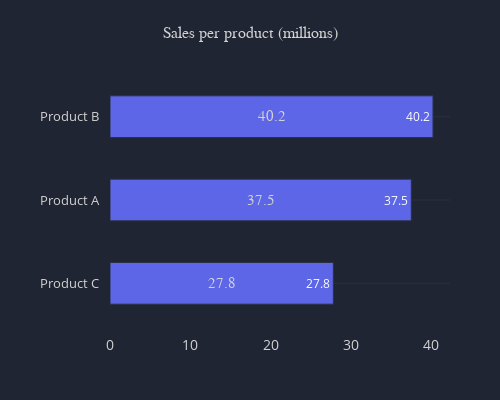

The notebook cell this image was saved under:
### Markdown cell above
## Simple Horizontal Bar Chart

### Code cell
# create data
x = ['Product A', 'Product B', 'Product C']
y = [37.5, 40.2, 27.8]
data = pd.DataFrame(data=y, index=x, columns=['Products'])

# create chart
color_palette = chart.palette(palette='colorful')

layout = chart.layout(color_palette=color_palette, width=500, height=400,
                     title='Sales per product (millions)', 
                      title_size=16, xaxis_ticksize=14)

annot = chart.add_bar_values(data, orientation='h')

chart.bar(data, layout=layout, orientation='h', sort_by='Products', ascending=True,
            annotations=annot)

### Figure 1 — Plotly figure (JSON) as saved in the notebook; plotly's stock layout.template omitted (floating-point values rounded to 4 significant figures)
{"data": [{"marker": {"line": {"color": "#2C3347", "width": 1}, "opacity": 0.9}, "name": "Products", "orientation": "h", "text": [27.8, 37.5, 40.2], "type": "bar", "width": 0.5, "x": [27.8, 37.5, 40.2], "y": ["Product C", "Product A", "Product B"]}], "layout": {"annotations": [{"font": {"color": "lightgrey", "family": "sans-serif", "size": 15}, "showarrow": false, "text": "37.5", "x": 18.75, "xref": "x", "y": "Product A", "yref": "y"}, {"font": {"color": "lightgrey", "family": "sans-serif", "size": 15}, "showarrow": false, "text": "40.2", "x": 20.1, "xref": "x", "y": "Product B", "yref": "y"}, {"font": {"color": "lightgrey", "family": "sans-serif", "size": 15}, "showarrow": false, "text": "27.8", "x": 13.9, "xref": "x", "y": "Product C", "yref": "y"}], "autosize": false, "height": 400, "legend": {"bordercolor": "#202534", "borderwidth": 0, "font": {"color": "lightgrey", "family": "sans-serif", "size": 12}, "orientation": "v", "traceorder": "normal", "x": 1.02, "xanchor": "left", "y": 1, "yanchor": "middle"}, "margin": {"b": 75, "l": 75, "pad": 10, "r": 50, "t": 75}, "paper_bgcolor": "#202534", "plot_bgcolor": "#202534", "title": {"font": {"color": "lightgrey", "family": "sans-serif", "size": 16}, "text": "Sales per product (millions)", "x": 0.5}, "width": 500, "xaxis": {"autorange": true, "color": "lightgrey", "dtick": 1, "gridcolor": "#343846", "gridwidth": 0.5, "showgrid": false, "showline": false, "showticklabels": true, "tickfont": {"color": "lightgrey", "size": 14}, "tickformat": "", "tickmode": "auto", "title": {"font": {"color": "lightgrey", "family": "sans-serif", "size": 18}, "text": ""}, "type": "-", "zeroline": false, "zerolinecolor": "grey"}, "yaxis": {"autorange": true, "color": "lightgrey", "dtick": 1, "gridcolor": "#343846", "gridwidth": 0.5, "showgrid": true, "showline": false, "showticklabels": true, "tickfont": {"color": "lightgrey", "size": 13}, "tickformat": "", "tickmode": "auto", "ticks": "", "title": {"font": {"color": "lightgrey", "family": "sans-serif", "size": 18}, "text": ""}, "type": "-", "zeroline": true, "zerolinecolor": "grey"}}}
